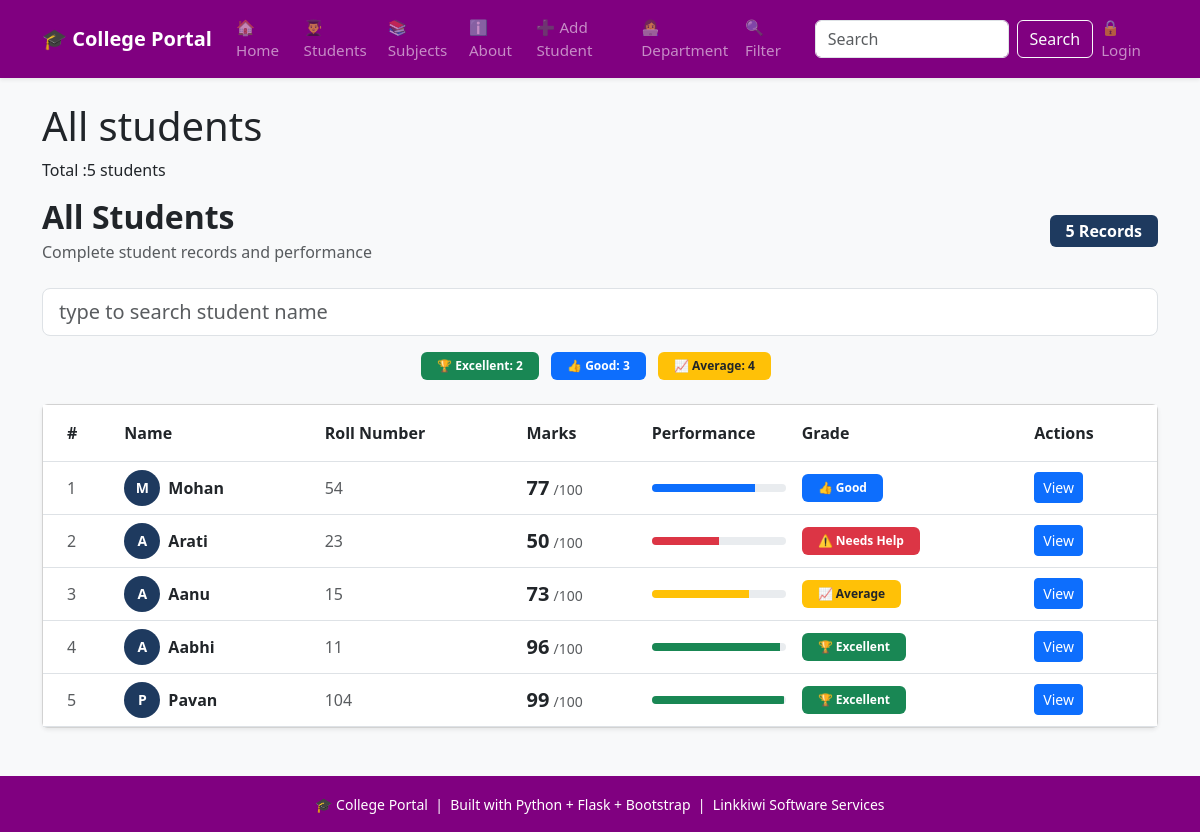
Before: /students with the older database file.
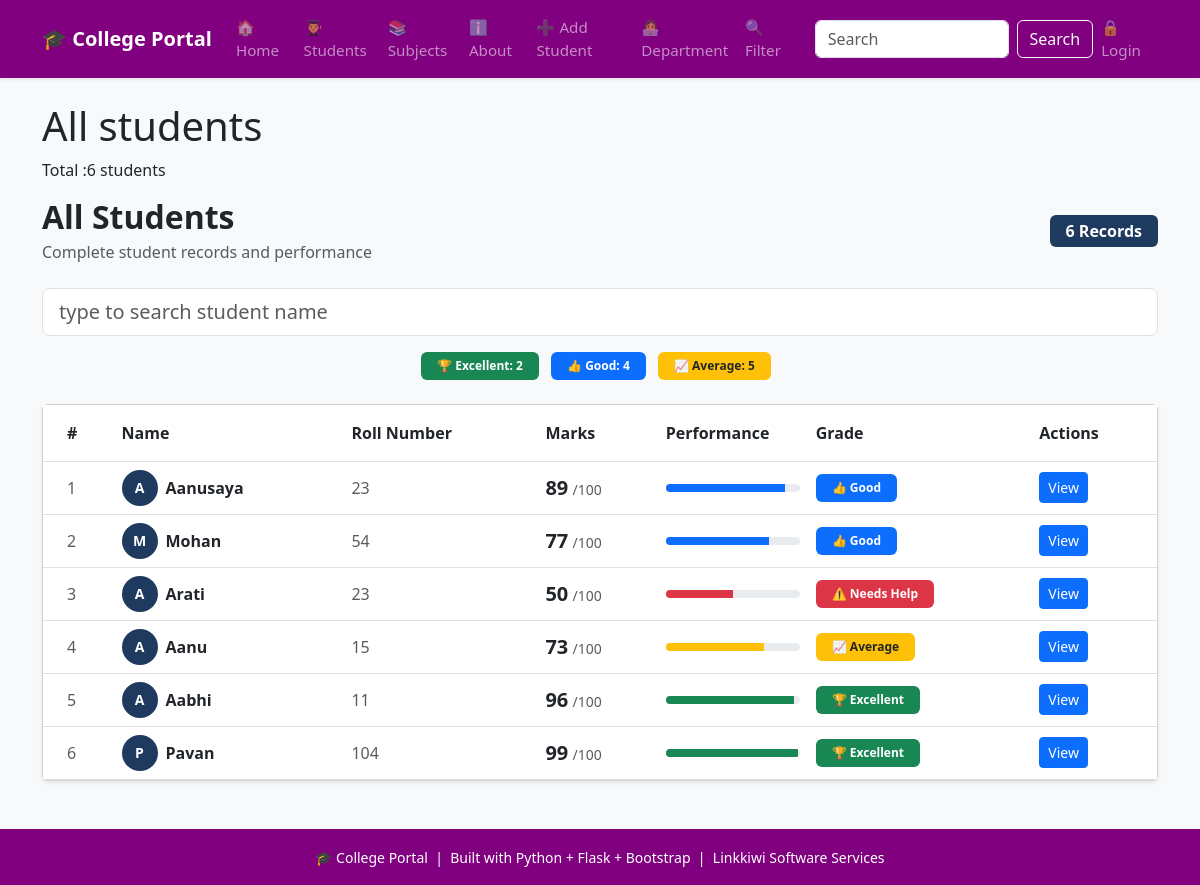
After: the same page with the newer database file.
### tables this page shows
CREATE TABLE students
                    (id INTEGER PRIMARY KEY AUTOINCREMENT,
                     name TEXT NOT NULL,
                     roll INTEGER NOT NULL,
                     marks INTEGER NOT NULL,
                     subject TEXT NOT NULL,
                     attendance INTEGER DEFAULT 0);

### app.py (the view)
@app.route("/students")
def students_page():
    conn = get_db()
    students = conn.execute('SELECT * FROM students ORDER BY id DESC').fetchall()
    conn.close()
    return render_template("students.html", students=students)

### database.py (called while the page is built)
def get_db():
   conn = sqlite3.connect('myproject.db')
   conn.row_factory = sqlite3.Row  # To access columns by name
   return conn

### templates/students.html (shortened to what the changed rows need)
{% extends 'base.html' %}
{% block content %}
<h1>All students</h1>
<p> Total :{{students|length}} students</p>
<div class="d-flex justify-content-between align-items-center mb-4">
    <div>
        <h2 class="fw-bold mb-1">All Students</h2>
        <p class="text-muted mb-0">
        </p>
    </div>
    <span class="badge fs-6 px-3 py-2"
          style="background-color: #1e3a5f;">
        {{ students|length }} Records
    </span>
</div>
<div class="mb-3">
    <input type="text"
    id="searchInput"
    class="form-control form-control-lg"
    placeholder="type to search student name"/>
</div>
<div class="row mb-4">
    {% set excellent = students|selectattr('marks','ge',90)|list %}
    {% set good      = students|selectattr('marks','ge',75)|list %}
    {% set average   = students|selectattr('marks','ge',60)|list %}
    <div class="col text-center">
        <span class="badge bg-success px-3 py-2 me-2">
            🏆 Excellent: {{ excellent|length }}
        </span>
        <span class="badge bg-primary px-3 py-2 me-2">
            👍 Good: {{ good|length }}
        </span>
        <span class="badge bg-warning text-dark px-3 py-2 me-2">
            📈 Average: {{ average|length }}
        </span>
    </div>
</div>
<div class="card shadow-sm">
    <div class="card-body p-0">
        <div class="table-responsive">
            <table class="table table-hover mb-0">
                <thead style="background-color: #1e3a5f; color:white;">
                    <tr>
                        <th class="py-3 ps-4">#</th>
                        <th class="py-3">Name</th>
                        <th class="py-3">Roll Number</th>
                        <th class="py-3">Marks</th>
                        <th class="py-3">Performance</th>
                        <th class="py-3">Grade</th>
                        <th class="py-3">Actions</th>
                    </tr>
                </thead>
                <tbody id="tabelBody">
                    {% for student in students %}
                    <tr class="align-middle" data-name="{{student.name|lower}}">
                        <td class="ps-4 text-muted">
                            {{ loop.index }}
                        </td>
                        <td>
                            <div class="d-flex align-items-center">
                                <div class="rounded-circle d-flex align-items-center
                                            justify-content-center me-2 text-white fw-bold"
                                     style="width:36px; height:36px; font-size:14px;
                                            background-color: #1e3a5f;">
                                    {{ student.name[0] }}
                                </div>
                                <span class="fw-bold">{{ student.name }}</span>
                            </div>
                        </td>
                        <td class="text-muted">{{ student.roll }}</td>
                        <td>
                            <span class="fw-bold fs-5">{{ student.marks }}</span>
                            <span class="text-muted small">/100</span>
                        </td>
                        <td style="width:150px;">
                            <div class="progress" style="height:8px;">
                                <div class="progress-bar
                                    {% if student.marks >= 90 %}bg-success
                                    {% elif student.marks >= 75 %}bg-primary
                                    {% elif student.marks >= 60 %}bg-warning
                                    {% else %}bg-danger{% endif %}"
                                    style="width: {{ student.marks|default(0) }}%;">
                                </div>
                            </div>
                        </td>
                        <td>
                            {% if student.marks >= 90 %}
                                <span class="badge bg-success px-3 py-2">
                                    🏆 Excellent
                                </span>
                            {% elif student.marks >= 75 %}
                                <span class="badge bg-primary px-3 py-2">
                                    👍 Good
                                </span>
                            {% elif student.marks >= 60 %}
                                <span class="badge bg-warning text-dark px-3 py-2">
                                    📈 Average
                                </span>
                            {% else %}
                                <span class="badge bg-danger px-3 py-2">
                                    ⚠️ Needs Help
                                </span>
                            {% endif %}
                        </td>
                        <td>
                            <a href="{{ url_for('student_detail', id=student.id) }}"
                             class="btn btn-sm btn-primary">View
                            </a>
                        </td>
                    </tr>
                    {% endfor %}
                </tbody>
            </table>
        </div>
    </div>
</div>
{% endblock %}

Changed rows visible on the page:
added students: name "A", name "Aanusaya", roll "23", marks "89", shows "👍 Good"
Other visible differences:
{{ students|length }}: "5" → "6"
{{ good|length }}: "3" → "4"
{{ average|length }}: "4" → "5"
